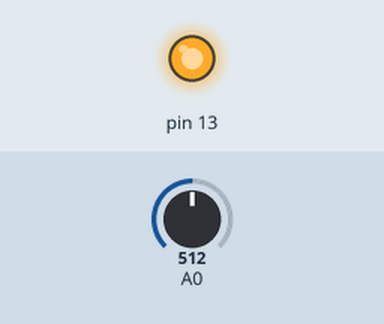
A sketch run on a simulated Arduino Uno, built with avr-gcc and run on an emulated ATmega328P. Parts: output pins drawn as LEDs (lit = HIGH). The inputs (shaded band) are chosen by the test bench; at power-on: A0 = 512. What the sketch prints to the serial monitor is not drawn.

Above: at 1.2 s.
1.3 s: A0 set to 161
2.8 s: A0 set to 140
At 3.5 s:
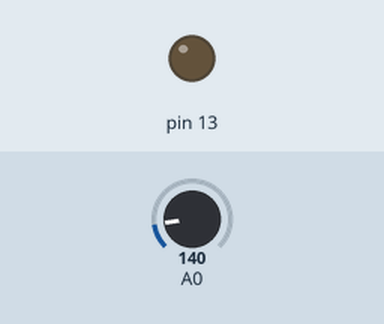
4.3 s: A0 set to 160
At 4.6 s:
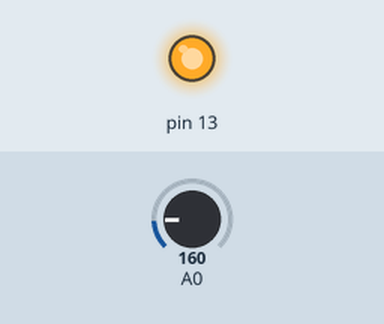
5.8 s: A0 set to 122
At 7.0 s:
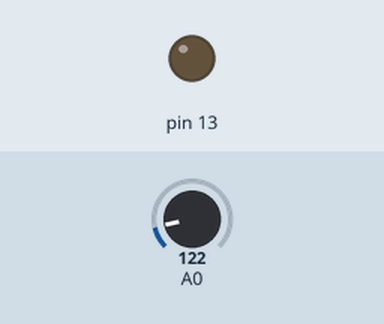
Timing chart, 0 to 8.3 s (numbered marks = the images above; inputs shaded):
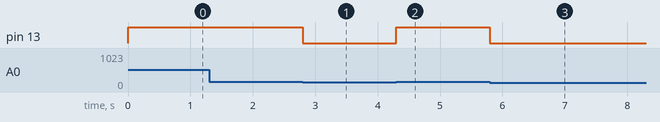

Measured:
- the behaviour switches between 151 and 150 on A0 (found by bisection; images 0 and 1)
- after the input at 1.3 s, every drawn part: stays the same
- after the input at 2.8 s, pin 13: HIGH → LOW at once
- after the input at 4.3 s, pin 13: LOW → HIGH at once
- after the input at 5.8 s, pin 13: HIGH → LOW at once

The sketch:

MEGA_Alimentacion_Wifi.ino
```cpp
void setup() {
  // put your setup code here, to run once:
  pinMode(A0,INPUT);
  pinMode(13,OUTPUT);
  Serial.begin(9600);
  Serial.print("Hola");
}
void loop() {
  CambioLuces();
  //Serial.println(analogRead(A0));
  //delay(500);
}
void CambioLuces(){
  byte estado_luces = LOW;
  if(analogRead(A0) > 150){
    estado_luces = HIGH;
  }else{
    estado_luces = LOW;
  }
  digitalWrite(13,estado_luces);
}
```
